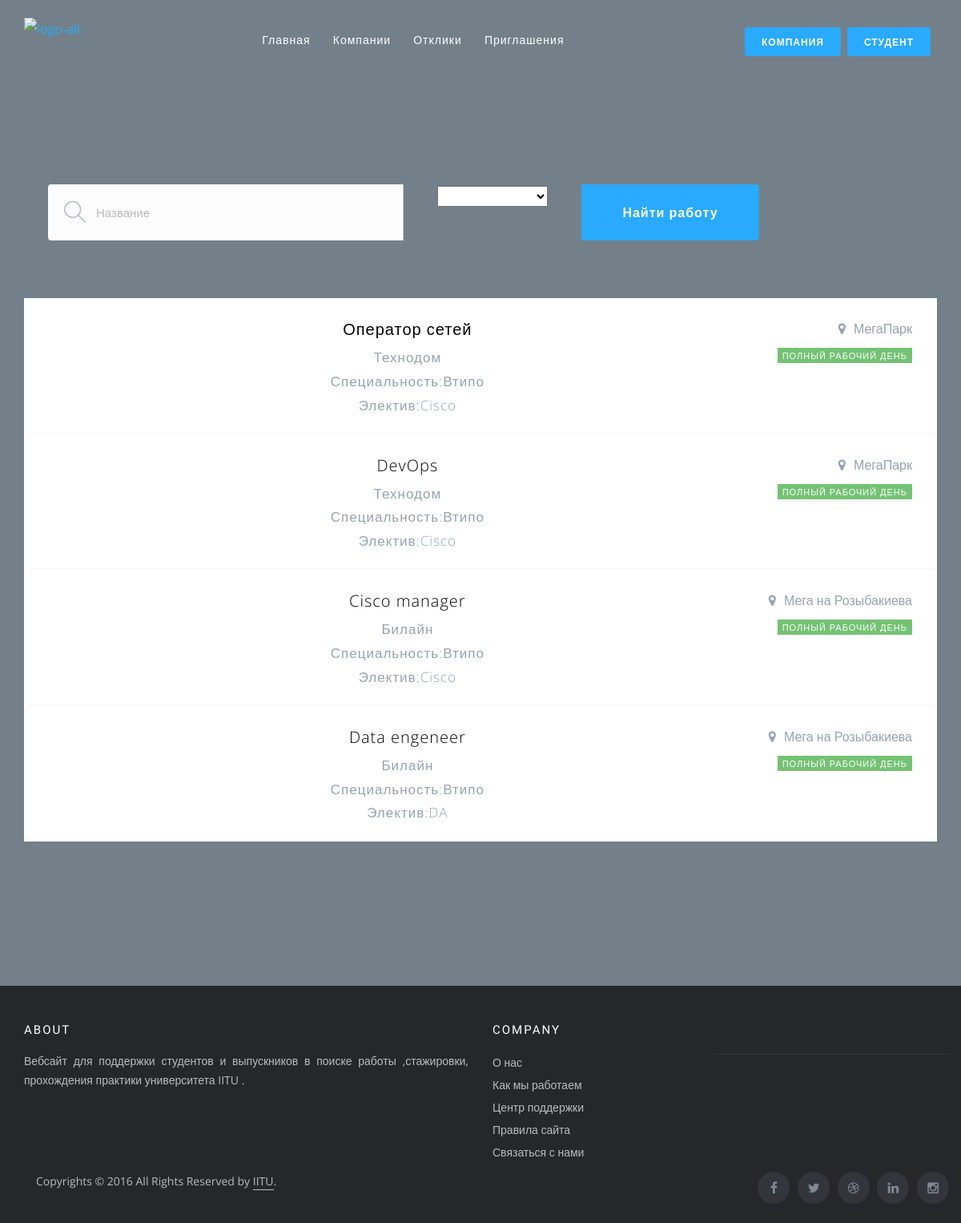
The page /students/private/ on the database its author committed.
### company/models.py (models this page shows, shortened)
class Vacancy(models.Model):
    company = models.ForeignKey(Company, on_delete=models.CASCADE, related_name="company")
    name = models.CharField(max_length=255)
    speciality = models.ForeignKey(Speciality, on_delete=models.CASCADE, blank=True, null=True,
                                   related_name="speciality")
    elective = models.ForeignKey(Elective, on_delete=models.CASCADE, blank=True, null=True, related_name="elective")
    description = models.TextField(null=True, blank=True)
    city = models.CharField(max_length=255, null=True, blank=True)
    created_date = models.DateField(auto_now=True, null=True, blank=True)

class Company(models.Model):
    user = models.ForeignKey(User, on_delete=models.CASCADE)
    name = models.CharField(max_length=255)
    type = models.ForeignKey(CompanyType, on_delete=models.CASCADE, blank=True, null=True)
    description = models.TextField(null=True, blank=True)
    address = models.CharField(max_length=255)

### university/models.py (models this page shows, shortened)
class Speciality(models.Model):
    name = models.CharField(max_length=255)

class Elective(models.Model):
    speciality = models.ForeignKey(Speciality, on_delete=models.CASCADE, blank=True, null=True)
    name = models.CharField(max_length=255)

### university/views.py (the view)
# urls.py: path("private/",views.studentMain,name="studentPrivate"),
def studentMain(request):
    error = ""
    vacancies = None
    if request.method == "POST":
        name = request.POST['name']
        option = request.POST['option']
        if option == "empty" or option == "vacancy":
            vacancies = Vacancy.objects.filter(name__contains=name)
        elif option == "company":
            vacancies = Vacancy.objects.filter(company__name__contains=name)
        elif option == "speciality":
            vacancies = Vacancy.objects.filter(speciality__name__contains=name)
        elif option == "elective":
            vacancies = Vacancy.objects.filter(elective__name__contains=name)
        if len(vacancies) == 0:
            error = "Нет вакансий"
    else:
        vacancies = Vacancy.objects.all()
    context = {
        "vacancies": vacancies,
        "error": error
    }
    return render(request, "students/room.html", context)

### university/templates/students/room.html (shortened to what this page needs)
{%extends 'students/room_base.html'%}
{%block content%}
<div class="container">
        <div class="col-xs-12">
          <form class="header-job-search" method="post">
            <div class="input-keyword">
              <input type="text" class="form-control" placeholder="Название" name="name">
            </div>
               <div  class="btn-search" style="color:black;">
               <select name="option">
                   <option value="empty"></option>
                   <option value="company">Компания</option>
               </select>
          </div>
            <div class="btn-search">
              <button class="btn btn-primary" type="submit">Найти работу</button>
            </div>
          </form>
        </div>
</div>
          <div class="row item-blocks-connected">
              {% if error%}
              {{error}}
              {%else%}
            {%for i in vacancies%}
            <div class="col-xs-12">
              <a class="item-block" href="{%url 'vacancyDetail' pk=i.pk %}">
                <header>
                  <div class="hgroup" >
                    <h4>{{i.name}}</h4>
                    <h5>{{i.company.name}}</h5>
                      <h5>Специальность:{{i.speciality.name}}</h5>
                       <h5>Электив:{{i.elective.name}}</h5>
                  </div>
                  <div class="header-meta">
                    <span class="location">{{i.company.address}}</span>
                    <span class="label label-success">Полный рабочий день</span>
                  </div>
                </header>
              </a>
            </div>
           {%endfor%}
              {%endif%}
          </div>
{%endblock%}

### rows shown on the page
Vacancy: name "Оператор сетей", company.name "Технодом", speciality.name "Втипо", elective.name "Cisco", company.address "МегаПарк"
Vacancy: name "DevOps", company.name "Технодом", speciality.name "Втипо", elective.name "Cisco", company.address "МегаПарк"
Vacancy: name "Cisco manager", company.name "Билайн", speciality.name "Втипо", elective.name "Cisco", company.address "Мега на Розыбакиева"
Vacancy: name "Data engeneer", company.name "Билайн", speciality.name "Втипо", elective.name "DA", company.address "Мега на Розыбакиева"
